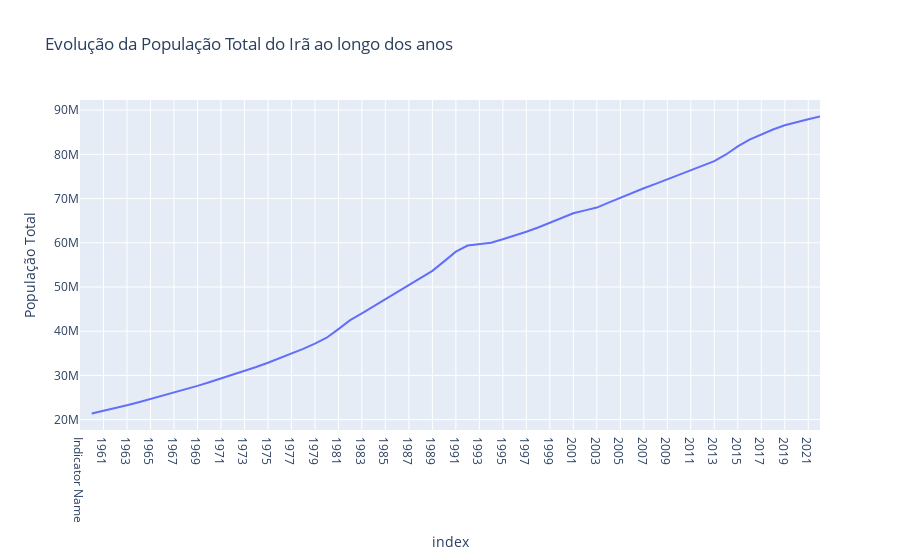

The cell this chart's notebook holds for it:
### Code cell
#Agora vamos fazer um grafico com a evolução da população total do Irã ao longo dos anos
grafico_evoluçao_pop_total=px.line(iran_pop_total, x=iran_pop_total.index, y='População Total', title='Evolução da População Total do Irã ao longo dos anos')
grafico_evoluçao_pop_total.show()

### Figure 1 — Plotly figure (JSON) as saved in the notebook; plotly's stock layout.template omitted (floating-point values rounded to 4 significant figures)
{"data": [{"hovertemplate": "index=%{x}<br>População Total=%{y}<extra></extra>", "legendgroup": "", "line": {"color": "#636efa", "dash": "solid"}, "marker": {"symbol": "circle"}, "mode": "lines", "name": "", "orientation": "v", "showlegend": false, "type": "scatter", "x": ["Indicator Name", "1960", "1961", "1962", "1963", "1964", "1965", "1966", "1967", "1968", "1969", "1970", "1971", "1972", "1973", "1974", "1975", "1976", "1977", "1978", "1979", "1980", "1981", "1982", "1983", "1984", "1985", "1986", "1987", "1988", "1989", "1990", "1991", "1992", "1993", "1994", "1995", "1996", "1997", "1998", "1999", "2000", "2001", "2002", "2003", "2004", "2005", "2006", "2007", "2008", "2009", "2010", "2011", "2012", "2013", "2014", "2015", "2016", "2017", "2018", "2019", "2020", "2021", "2022"], "xaxis": "x", "y": ["Population, total", 21388806, 21983622, 22605050, 23259094, 23948624, 24667026, 25398700, 26133341, 26875302, 27643685, 28449705, 29273682, 30111574, 30981898, 31895534, 32856976, 33841060, 34876497, 35993661, 37205013, 38520664, 40476251, 42500030, 44027986, 45628402, 47266160, 48913237, 50541490, 52111868, 53644736, 55793629, 57990883, 59372016, 59755430, 59985749, 60794809, 61598378, 62480533, 63461421, 64474745, 65544383, 66674851, 67327117, 67954699, 69061674, 70182594, 71275760, 72319418, 73318394, 74322685, 75373855, 76342971, 77324451, 78458928, 79961672, 81790841, 83306231, 84505076, 85617562, 86564202, 87290193, 87923432, 88550570], "yaxis": "y"}], "layout": {"legend": {"tracegroupgap": 0}, "title": {"text": "Evolução da População Total do Irã ao longo dos anos"}, "xaxis": {"anchor": "y", "domain": [0, 1], "title": {"text": "index"}}, "yaxis": {"anchor": "x", "domain": [0, 1], "title": {"text": "População Total"}}}}
